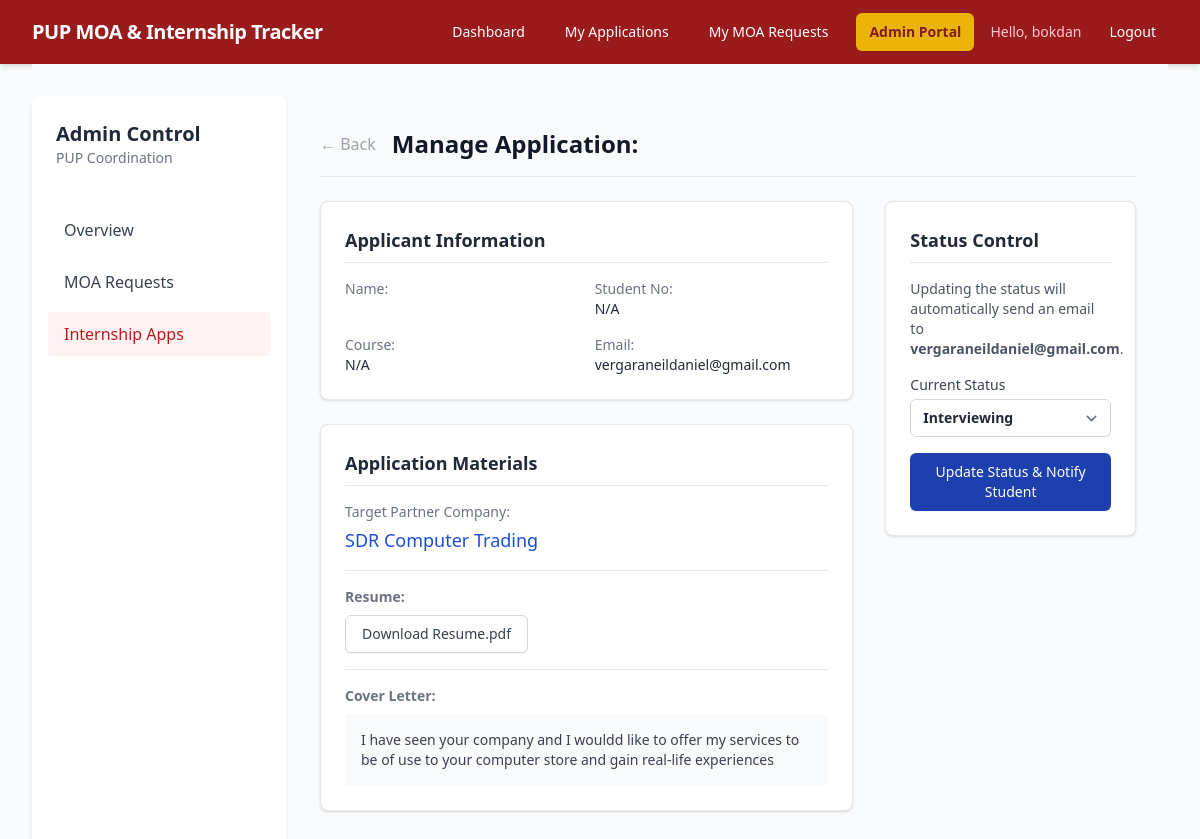
Screenshot of /dashboard/admin/applications/1/ (signed in) with the database file from the repository.
### applications/models.py (models this page shows, shortened)
class InternshipApplication(models.Model):
    STATUS_CHOICES = (
        ('draft', 'Draft'),
        ('submitted', 'Submitted to Company'),
        ('interviewing', 'Interviewing'),
        ('accepted', 'Accepted'),
        ('rejected', 'Rejected'),
    )
    student = models.ForeignKey(User, on_delete=models.CASCADE, related_name='applications')
    company = models.ForeignKey(Company, on_delete=models.CASCADE, related_name='applications')
    status = models.CharField(max_length=20, choices=STATUS_CHOICES, default='draft')
    application_date = models.DateTimeField(auto_now_add=True)
    student_resume = models.FileField(upload_to='student_resumes/', blank=True, null=True)
    cover_letter = models.TextField(blank=True, null=True)

### accounts/models.py (models this page shows, shortened)
class StudentProfile(models.Model):
    COURSE_CHOICES = [
        ('BSCE', 'BS Civil Engineering'),
        ('BSCPE', 'BS Computer Engineering'),
        ('BSEE', 'BS Electrical Engineering'),
        ('BSIE', 'BS Industrial Engineering'),
        ('BSME', 'BS Mechanical Engineering'),
        ('BSRE', 'BS Railway Engineering'),
    ]
    user = models.OneToOneField(User, on_delete=models.CASCADE, related_name='profile')
    student_number = models.CharField(max_length=20, unique=True, null=True, blank=True)
    course = models.CharField(max_length=20, choices=COURSE_CHOICES, null=True, blank=True)
    year_level = models.IntegerField(null=True, blank=True, choices=[(1, '1st Year'), (2, '2nd Year'), (3, '3rd Year'), (4, '4th Year'), (5, '5th Year')])

### companies/models.py (models this page shows, shortened)
class Company(models.Model):
    name = models.CharField(max_length=255)
    description = models.TextField()
    contact_email = models.EmailField(blank=True, null=True)
    website = models.URLField(blank=True, null=True)
    tags = models.ManyToManyField(Tag, related_name='companies')
    is_active = models.BooleanField(default=True)
    class Meta:
        verbose_name_plural = "Companies"

### university_admin/views.py (the view, shortened to what this page needs)
# urls.py: path('applications/<int:pk>/', views.manage_application, name='manage_app'),
@user_passes_test(is_admin)
def manage_application(request, pk):
    application = get_object_or_404(InternshipApplication, pk=pk)
    return render(request, 'university_admin/manage_app.html', {'application': application, 'status_choices': InternshipApplication.STATUS_CHOICES})

### university_admin/views.py (called while the page is built)
def is_admin(user):
    return user.is_active and (user.is_staff or user.is_superuser)

### university_admin/templates/university_admin/manage_app.html (shortened to what this page needs)
{% extends "university_admin/admin_base.html" %}
{% block admin_content %}
<div class="mb-6 border-b border-gray-200 pb-4 flex items-center gap-4">
    <a href="{% url 'university_admin:app_list' %}" class="text-gray-400 hover:text-gray-600">
        &larr; Back
    </a>
    <h1 class="text-2xl font-bold text-gray-900">Manage Application: {{ app.company.name }}</h1>
</div>
<div class="grid grid-cols-1 lg:grid-cols-3 gap-8">
    <div class="lg:col-span-2 space-y-6">
        <div class="bg-white shadow rounded-lg p-6 border border-gray-200">
            <h2 class="text-lg font-bold text-gray-800 mb-4 border-b pb-2">Applicant Information</h2>
            <div class="grid grid-cols-2 gap-4 text-sm">
                <div><span class="text-gray-500">Name:</span> <p class="font-medium">{{ application.student.first_name }} {{ application.student.last_name }}</p></div>
                <div><span class="text-gray-500">Student No:</span> <p class="font-medium">{{ application.student.profile.student_number|default:"N/A" }}</p></div>
                <div><span class="text-gray-500">Course:</span> <p class="font-medium">{{ application.student.profile.get_course_display|default:"N/A" }}</p></div>
                <div><span class="text-gray-500">Email:</span> <p class="font-medium">{{ application.student.email }}</p></div>
            </div>
        </div>
        <div class="bg-white shadow rounded-lg p-6 border border-gray-200">
            <h2 class="text-lg font-bold text-gray-800 mb-4 border-b pb-2">Application Materials</h2>
            <div class="space-y-4 text-sm">
                <div><span class="text-gray-500 block mb-1">Target Partner Company:</span>
                    <a href="#" class="font-medium text-lg text-blue-700 hover:underline">{{ application.company.name }}</a>
                </div>
                <div class="pt-4 border-t">
                    <span class="text-gray-500 block mb-2 font-semibold">Resume:</span>
                    {% if application.student_resume %}
                        <a href="{{ application.student_resume.url }}" target="_blank" class="inline-flex items-center px-4 py-2 border border-gray-300 shadow-sm text-sm font-medium rounded-md text-gray-700 bg-white hover:bg-gray-50">
                            Download Resume.pdf
                        </a>
                    {% else %}
                        <p class="text-gray-500 italic">No resume uploaded.</p>
                    {% endif %}
                </div>
                <div class="pt-4 border-t">
                    <span class="text-gray-500 block mb-2 font-semibold">Cover Letter:</span>
                    <div class="bg-gray-50 p-4 rounded text-gray-700 whitespace-pre-wrap">{{ application.cover_letter|default:"No cover letter provided." }}</div>
                </div>
            </div>
        </div>
    </div>
    <div class="lg:col-span-1">
        <div class="bg-white shadow rounded-lg p-6 border border-gray-200 sticky top-8">
            <h2 class="text-lg font-bold text-gray-800 mb-4 border-b pb-2">Status Control</h2>
            <p class="text-sm text-gray-600 mb-4">Updating the status will automatically send an email to <strong>{{ application.student.email }}</strong>.</p>
            <form method="post" class="space-y-4">
                <div>
                    <label for="status" class="block text-sm font-medium text-gray-700">Current Status</label>
                    <select id="status" name="status" class="mt-1 block w-full pl-3 pr-10 py-2 text-base border-gray-300 focus:outline-none focus:ring-blue-500 focus:border-blue-500 sm:text-sm rounded-md font-semibold">
                        {% for value, label in status_choices %}
                            <option value="{{ value }}" {% if application.status == value %}selected{% endif %}>{{ label }}</option>
                        {% endfor %}
                    </select>
                </div>
                <button type="submit" class="w-full flex justify-center py-2 px-4 border border-transparent rounded-md shadow-sm text-sm font-medium text-white bg-blue-800 hover:bg-blue-900 focus:outline-none focus:ring-2 focus:ring-offset-2 focus:ring-blue-500 transition-colors">
                    Update Status & Notify Student
                </button>
            </form>
        </div>
    </div>
</div>
{% endblock %}

### templates/base.html (shortened to what this page needs)
<!DOCTYPE html>
<html lang="en">
<head>
    <script src="https://cdn.tailwindcss.com?plugins=forms"></script>
</head>
<body class="bg-gray-50 text-gray-800 font-sans min-h-screen flex flex-col">
    <nav class="bg-red-800 text-white shadow-md">
        <div class="max-w-7xl mx-auto px-4 sm:px-6 lg:px-8">
            <div class="flex justify-between h-16 items-center">
                <div class="flex-shrink-0">
                    <a href="/" class="font-bold text-xl tracking-tight">PUP MOA & Internship Tracker</a>
                </div>
                <div class="hidden md:flex space-x-4 items-center">
                    <a href="/" class="hover:bg-red-700 px-3 py-2 rounded-md text-sm font-medium">Dashboard</a>
                    {% if user.is_authenticated %}
                        <a href="{% url 'applications:my_applications' %}" class="hover:bg-red-700 px-3 py-2 rounded-md text-sm font-medium">My Applications</a>
                        <a href="{% url 'moas:my_moa_requests' %}" class="hover:bg-red-700 px-3 py-2 rounded-md text-sm font-medium">My MOA Requests</a>
                        {% if user.is_staff or user.is_superuser %}
                            <a href="{% url 'university_admin:dashboard' %}" class="bg-yellow-500 text-red-900 border border-transparent hover:bg-yellow-400 px-3 py-2 rounded-md text-sm font-bold ml-2 shadow-sm transition-colors">Admin Portal</a>
                        {% endif %}
                        <span class="text-sm font-medium ml-4 text-red-200">Hello, {{ user.username }}</span>
                        <form action="{% url 'accounts:logout' %}" method="post" class="inline">
                            <button type="submit" class="hover:bg-red-700 px-3 py-2 rounded-md text-sm font-medium">Logout</button>
                        </form>
                    {% else %}
                        <a href="{% url 'accounts:login' %}" class="hover:bg-red-700 px-3 py-2 rounded-md text-sm font-medium">Log In</a>
                        <a href="{% url 'accounts:register' %}" class="bg-white text-red-800 hover:bg-gray-100 px-3 py-2 rounded-md text-sm font-bold">Register</a>
                    {% endif %}
                </div>
            </div>
        </div>
    </nav>
    <main class="flex-grow max-w-7xl mx-auto px-4 sm:px-6 lg:px-8 py-8 w-full">
        {% block content %}
        {% endblock content %}
    </main>
</body>
</html>

### rows the page displays
InternshipApplication: student.profile.student_number "N/A", student.profile.course "N/A", student.email "vergaraneildaniel@gmail.com", company.name "SDR Computer Trading", cover_letter "I have seen your company and I wouldd like to offer my services to be of use to your computer store and gain real-life experiences", status "Interviewing"

### other values shown
{{ user.username }} "bokdan"
